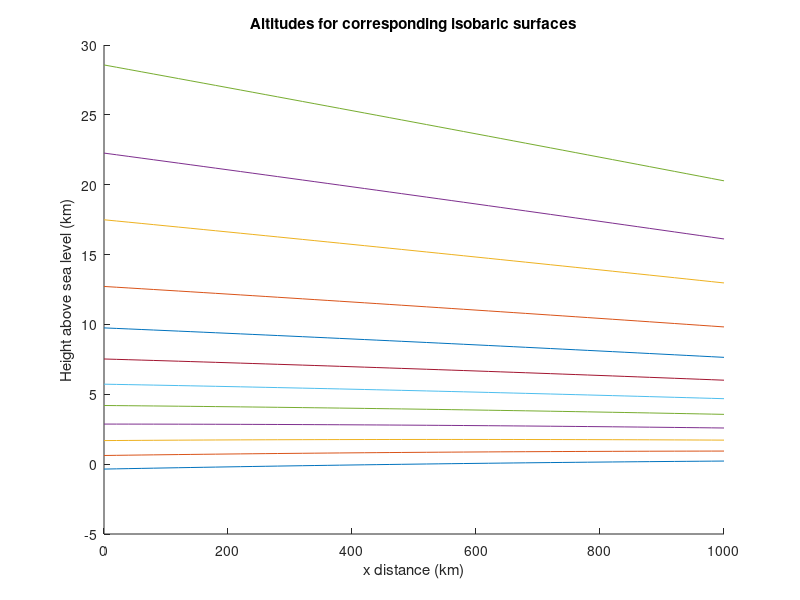
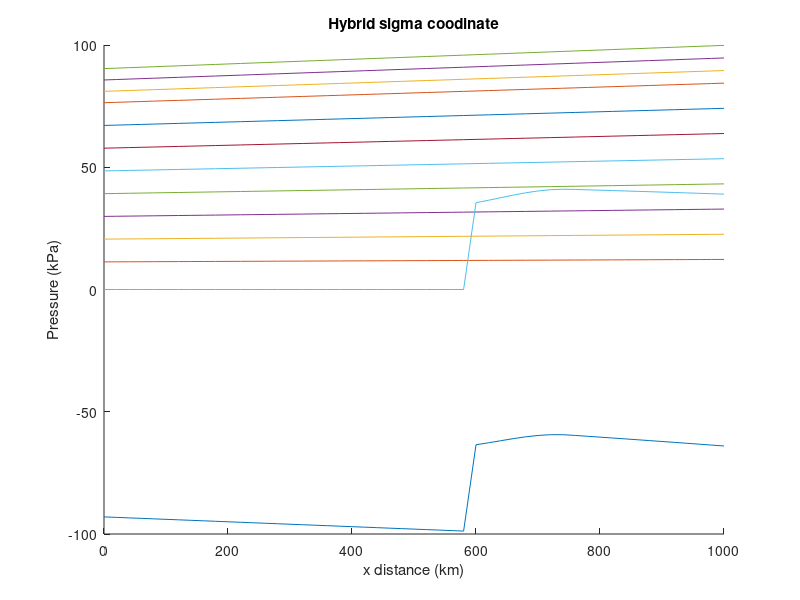

Here is the MATLAB script that generated these plots, in order:
clear all
close all
%% Inputs
xkm = 0:20:1000;
zkm = 0:1:30;
dx = 20;
dz = 1;
pi_top = 2;
eta_c = 0.3;
a = 0.0293;
P = [100 90 80 70 60 50 40 30 20 10 5 2];
eta = [0, 0.1, 0.2, 0.3, 0.4, 0.5, 0.6, 0.7, 0.8, 0.85, 0.9, 0.95, 1];
%% Temperature
%This loop creates a [31,51] matrix where each row represents the
%temperatures across x for one z value
T_matrix = zeros(length(zkm),length(xkm));
for i=1:length(zkm)
    zkm_calc = zkm(i);
    if zkm_calc < 12
        T = (40 - 0.08.*xkm) - 6.5*zkm_calc + 273; %K
    else
        T = (40-0.08.*xkm) - 6.5*12 + 273; %K
    end
    T_matrix(i,:) = T;
end
%% Q1)
%Find:  On an x-z graph, plot the altitudes (km) of the following isobaric surfaces:
%100, 90, 80, 70, 60, 50, 40, 30, 20, 10, 5, 2 kPa.
%On the same plot, plot the altitude of Zground. 
%% Altitude
alt = zeros(length(P), length(xkm));
Pms1 = 95 + 0.01.*xkm;
z = 0; %corresponding to Pms1
%P(1) = Pms1;
z = -log(P(1)./Pms1)*a.*T + z;
alt(1,:)=z;
for k=2:length(P)
    if z < 12
        T = (40 - 0.08.*xkm) - 6.5*z + 273; %K
    else
        T = (40-0.08.*xkm) - 6.5*12 + 273; %K
    end
    z = -log(P(k)./P(k-1))*a.*T + z;
    alt(k,:)=z;
end
%% Plot Altitudes
figure(1)
hold on
for m=1:length(P)
    plot(xkm,alt(m,:))
    xlabel('x distance (km)');
    ylabel('Height above sea level (km)');
    title('Altitudes for corresponding isobaric surfaces')
end
%% Question 2
% Interpolate to find the Psurface (kPa) pressure at Zground. Namely, it is the pressure that corresponds to eta = 1.  
%This pressure that you use to find eta in exercises (3) & (4).
%% Topography
Zground=zeros(1,length(xkm));
for j=1:length(xkm)
    %xkm_calc=xkm(j);
    if 250 < xkm(j) && xkm(j) < 750
        Zground_km = 1 + cos(2*3.14159.*(xkm(j) - 500)/500);
    else
        Zground_km = 0;
    end
    Zground(1,j)=Zground_km;
end
P1 = P(12);
z1 = alt(12,:);
Psfc = zeros(1,length(xkm));
for n=i:length(xkm)
    P2 = P1*exp((z1(n) - Zground(n))/(a*T_matrix(1,n)));
    Psfc(1,n)=P2;    
end
Table = [xkm(:), Zground(:), Psfc(:)];
Table = Table.'; % Remove semi colon before publishing

%% Question 3
%Create a new P-x graph, on which you plot lines of constant eta, for the eta values listed below.  
%Namely, it should look something like WRF4 figure 2.1b, but with the more realistic meteorology that I prescribed above.  
%Also, like that figure, plot pressure P on the vertical axis in reversed order (highest pressure at the bottom of the figure), 
%but don't use a log scale for P.

%CAUTION: when calculating the values of B to use in WRF4 eq. (2.2), 
%be advised that WRF4 eq. (2.3) applies only for eta > eta_c. Otherwise, set B = 0 for eta <= eta_c.

%% Lines of constant eta
c1 = 2*eta_c^2/(1-eta_c)^3;
c2 = -eta_c*(4 + eta_c + eta_c^2)/(1-eta_c)^3;
c3 = 2*(1+eta_c+eta_c^2)/(1-eta_c)^3;
c4 = -(1+eta_c)/(1-eta_c)^3;

B = zeros(1,length(eta));
for l=1:length(eta)
    etacalc = eta(l);
    if etacalc>eta_c
        B = c1 + c2*etacalc + c3*etacalc^2 + c4*etacalc^3;
    else
        B = 0;
    end
    B(1,l)=B;
end

Pd = zeros(length(B), length(xkm));
for q=1:length(B)
    Pd_calc = B(q).*(Psfc-pi_top) + (eta(q)-B(q)).*(Pms1-pi_top) + pi_top;
    Pd(q,:) = Pd_calc;
end
%% Plot Eta lines
figure(2)
hold on
for m=1:length(B)
    plot(xkm,Pd(m,:))
    xlabel('x distance (km)');
    ylabel('Pressure (kPa)');
    title('Hybrid sigma coodinate')
end
%% Pressure altitude
% z_matrix = zeros(length(P),length(xkm));
% for k=1:length(P)-1
%     for m=1:length(zkm)
%         z = -log(P(k+1)./P(k))*a.*T(m,:) + z;
%         z_matrix(k,:) = deltaz;
%     end
% end    
